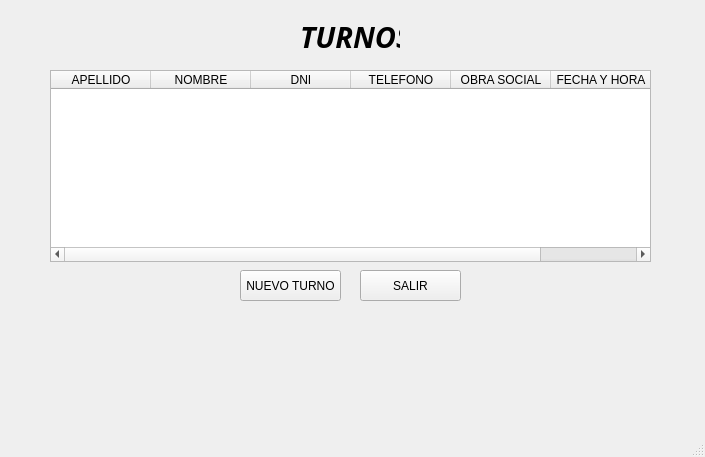
<?xml version="1.0" encoding="UTF-8"?>
<ui version="4.0">
 <class>RecepcionistaMainWindow</class>
 <widget class="QMainWindow" name="RecepcionistaMainWindow">
  <property name="enabled">
   <bool>true</bool>
  </property>
  <property name="geometry">
   <rect>
    <x>0</x>
    <y>0</y>
    <width>705</width>
    <height>457</height>
   </rect>
  </property>
  <property name="sizePolicy">
   <sizepolicy hsizetype="Preferred" vsizetype="Preferred">
    <horstretch>0</horstretch>
    <verstretch>0</verstretch>
   </sizepolicy>
  </property>
  <property name="minimumSize">
   <size>
    <width>705</width>
    <height>457</height>
   </size>
  </property>
  <property name="maximumSize">
   <size>
    <width>705</width>
    <height>457</height>
   </size>
  </property>
  <property name="windowTitle">
   <string>MainWindow</string>
  </property>
  <property name="layoutDirection">
   <enum>Qt::LeftToRight</enum>
  </property>
  <property name="documentMode">
   <bool>true</bool>
  </property>
  <widget class="QWidget" name="centralwidget">
   <widget class="QWidget" name="widget" native="true">
    <property name="geometry">
     <rect>
      <x>0</x>
      <y>0</y>
      <width>701</width>
      <height>431</height>
     </rect>
    </property>
    <widget class="QLabel" name="label">
     <property name="geometry">
      <rect>
       <x>0</x>
       <y>0</y>
       <width>701</width>
       <height>421</height>
      </rect>
     </property>
     <property name="text">
      <string/>
     </property>
     <property name="pixmap">
      <pixmap>../IMAGENES/Antecedentes médicos limpios _ Vector Gratis.jpg</pixmap>
     </property>
     <property name="scaledContents">
      <bool>true</bool>
     </property>
    </widget>
    <widget class="QLabel" name="titulo">
     <property name="geometry">
      <rect>
       <x>300</x>
       <y>20</y>
       <width>100</width>
       <height>34</height>
      </rect>
     </property>
     <property name="font">
      <font>
       <family>Ubuntu Mono</family>
       <pointsize>22</pointsize>
       <weight>75</weight>
       <italic>true</italic>
       <bold>true</bold>
      </font>
     </property>
     <property name="text">
      <string>TURNOS</string>
     </property>
    </widget>
    <widget class="QPushButton" name="boton_nuevo_turno">
     <property name="geometry">
      <rect>
       <x>240</x>
       <y>270</y>
       <width>101</width>
       <height>31</height>
      </rect>
     </property>
     <property name="text">
      <string>NUEVO TURNO</string>
     </property>
    </widget>
    <widget class="QPushButton" name="boton_salir">
     <property name="geometry">
      <rect>
       <x>360</x>
       <y>270</y>
       <width>101</width>
       <height>31</height>
      </rect>
     </property>
     <property name="text">
      <string>SALIR</string>
     </property>
    </widget>
    <widget class="QTableWidget" name="tablaListaTurnos">
     <property name="geometry">
      <rect>
       <x>50</x>
       <y>70</y>
       <width>601</width>
       <height>192</height>
      </rect>
     </property>
     <column>
      <property name="text">
       <string>APELLIDO</string>
      </property>
     </column>
     <column>
      <property name="text">
       <string>NOMBRE</string>
      </property>
     </column>
     <column>
      <property name="text">
       <string>DNI</string>
      </property>
     </column>
     <column>
      <property name="text">
       <string>TELEFONO</string>
      </property>
     </column>
     <column>
      <property name="text">
       <string>OBRA SOCIAL</string>
      </property>
     </column>
     <column>
      <property name="text">
       <string>FECHA Y HORA</string>
      </property>
     </column>
    </widget>
   </widget>
  </widget>
  <widget class="QMenuBar" name="menubar">
   <property name="geometry">
    <rect>
     <x>0</x>
     <y>0</y>
     <width>705</width>
     <height>20</height>
    </rect>
   </property>
  </widget>
  <widget class="QStatusBar" name="statusbar"/>
 </widget>
 <resources/>
 <connections/>
 <slots>
  <slot>nuevoTurno()</slot>
  <slot>salir()</slot>
 </slots>
</ui>
